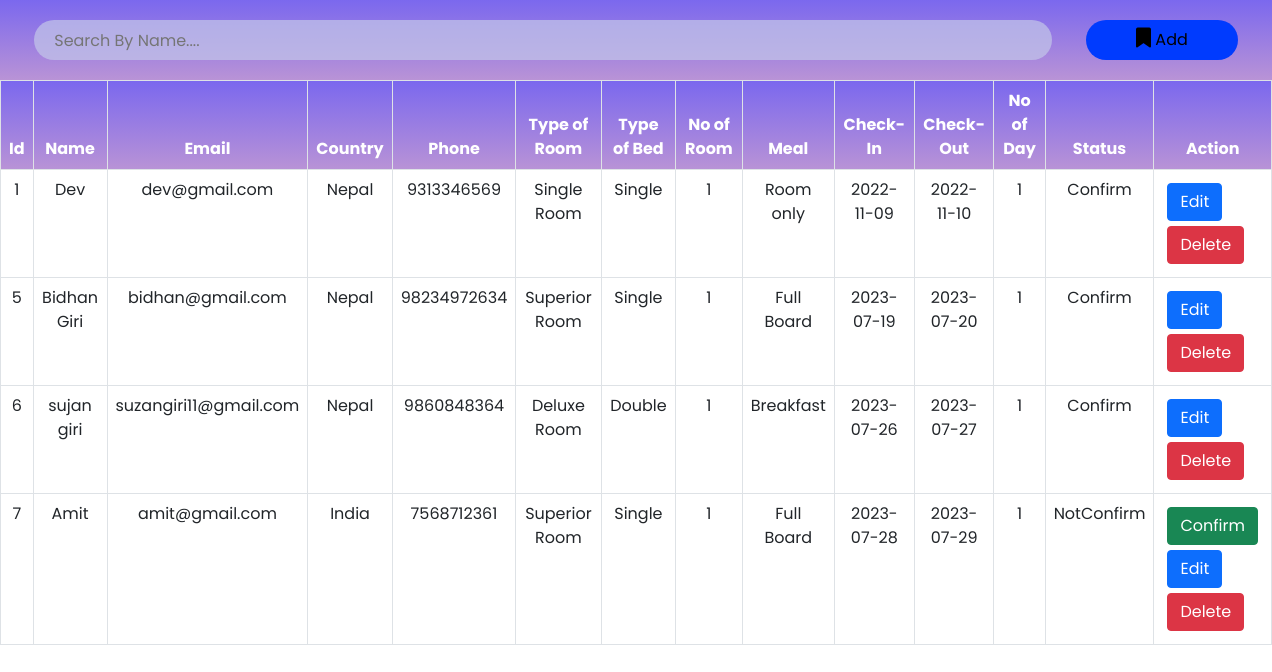
The page /admin/roombook.php on the database its author committed.
### tables this page shows
CREATE TABLE `roombook` (
  `id` int(10) NOT NULL,
  `Name` varchar(50) NOT NULL,
  `Email` varchar(50) NOT NULL,
  `Country` varchar(30) NOT NULL,
  `Phone` varchar(30) NOT NULL,
  `RoomType` varchar(30) NOT NULL,
  `Bed` varchar(30) NOT NULL,
  `Meal` varchar(30) NOT NULL,
  `NoofRoom` varchar(30) NOT NULL,
  `cin` date NOT NULL,
  `cout` date NOT NULL,
  `nodays` int(50) NOT NULL,
  `stat` varchar(30) NOT NULL
);

### admin/roombook.php (the view, shortened to what this page needs)
<?php
include '../config.php';
?>
<!DOCTYPE html>
<html lang="en">
<head>
    <link href="https://cdn.jsdelivr.net/npm/bootstrap@5.0.2/dist/css/bootstrap.min.css" rel="stylesheet">
    <link rel="stylesheet" href="https://cdnjs.cloudflare.com/ajax/libs/font-awesome/6.2.0/css/all.min.css" />
    <link rel="stylesheet" href="./css/roombook.css">
</head>
<body>
    <div class="searchsection">
        <input type="text" name="search_bar" id="search_bar" placeholder="Search By Name...." onkeyup="searchFun()">
        <button class="adduser" id="adduser" onclick="adduseropen()"><i class="fa-solid fa-bookmark"></i> Add</button>
    </div>
    <div class="roombooktable" class="table-responsive-xl">
        <?php
            $roombooktablesql = "SELECT * FROM roombook";
            $roombookresult = mysqli_query($conn, $roombooktablesql);
        ?>
        <table class="table table-bordered" id="table-data">
            <thead>
                <tr>
                    <th scope="col">Id</th>
                    <th scope="col">Name</th>
                    <th scope="col">Email</th>
                    <th scope="col">Country</th>
                    <th scope="col">Phone</th>
                    <th scope="col">Type of Room</th>
                    <th scope="col">Type of Bed</th>
                    <th scope="col">No of Room</th>
                    <th scope="col">Meal</th>
                    <th scope="col">Check-In</th>
                    <th scope="col">Check-Out</th>
                    <th scope="col">No of Day</th>
                    <th scope="col">Status</th>
                    <th scope="col" class="action">Action</th>
                </tr>
            </thead>
            <tbody>
            <?php
            while ($res = mysqli_fetch_array($roombookresult)) {
            ?>
                <tr>
                    <td><?php echo $res['id'] ?></td>
                    <td><?php echo $res['Name'] ?></td>
                    <td><?php echo $res['Email'] ?></td>
                    <td><?php echo $res['Country'] ?></td>
                    <td><?php echo $res['Phone'] ?></td>
                    <td><?php echo $res['RoomType'] ?></td>
                    <td><?php echo $res['Bed'] ?></td>
                    <td><?php echo $res['NoofRoom'] ?></td>
                    <td><?php echo $res['Meal'] ?></td>
                    <td><?php echo $res['cin'] ?></td>
                    <td><?php echo $res['cout'] ?></td>
                    <td><?php echo $res['nodays'] ?></td>
                    <td><?php echo $res['stat'] ?></td>
                    <td class="action">
                        <?php
                            if($res['stat'] == "Confirm")
                            {
                                echo " ";
                            }
                            else
                            {
                                echo "<a href='roomconfirm.php?id=". $res['id'] ."'><button class='btn btn-success'>Confirm</button></a>";
                            }
                        ?>
                        <a href="roombookedit.php?id=<?php echo $res['id'] ?>"><button class="btn btn-primary">Edit</button></a>
                        <a href="roombookdelete.php?id=<?php echo $res['id'] ?>"><button class='btn btn-danger'>Delete</button></a>
                    </td>
                </tr>
            <?php
            }
            ?>
            </tbody>
        </table>
    </div>
</body>
</html>

### admin/css/roombook.css (style rules this page uses)
:root { --bg-text-shadow: 0 2px 4px rgb(13 0 77 / 8%), 0 3px 6px rgb(13 0 77 / 8%), 0 8px 16px rgb(13 0 77 / 8%); --bg-box-shadow: 0px 0px 20px 6px rgba(26, 30, 164, 0.31); }
body { background-color: #ffff; }
* { margin: 0; padding: 0; font-family: 'Poppins', sans-serif; }
i { font-size: 20px; }
.searchsection { height: 80px; width: 100%; display: flex; justify-content: space-evenly; align-items: center; background: linear-gradient(to bottom, #7B68EE, #B993D6); position: fixed; z-index: 500; }
#search_bar { height: 40px; width: 80%; border: none; background-color: rgba(195, 198, 233, 0.714); padding-left: 20px; border-radius: 30px; }
#adduser { height: 40px; background-color: rgb(0, 59, 254); border: none; border-radius: 30px; padding: 0 50px; }
a { color: black; }
.roombooktable { position: absolute; color: black; margin-top: 80px; width: 100%; height: 100vh; padding-bottom: 900px; }
.roombooktable thead { background: linear-gradient(to bottom, #7B68EE, #B993D6); color: white; text-align: center; }
.roombooktable tbody { text-align: center; }
.action a { text-decoration: none; }
.action button { display: flex; flex-wrap: wrap; margin: 5px; }

### rows shown on the page
roombook: id "1", Name "Dev", Email "dev@gmail.com", Country "Nepal", Phone "9313346569", RoomType "Single Room", Bed "Single", NoofRoom "1", Meal "Room only", cin "2022-11-09", cout "2022-11-10", nodays "1", stat "Confirm"
roombook: id "5", Name "Bidhan Giri", Email "bidhan@gmail.com", Country "Nepal", Phone "98234972634", RoomType "Superior Room", Bed "Single", NoofRoom "1", Meal "Full Board", cin "2023-07-19", cout "2023-07-20", nodays "1", stat "Confirm"
roombook: id "6", Name "sujan giri", Email "suzangiri11@gmail.com", Country "Nepal", Phone "9860848364", RoomType "Deluxe Room", Bed "Double", NoofRoom "1", Meal "Breakfast", cin "2023-07-26", cout "2023-07-27", nodays "1", stat "Confirm"
roombook: id "7", Name "Amit", Email "amit@gmail.com", Country "India", Phone "7568712361", RoomType "Superior Room", Bed "Single", NoofRoom "1", Meal "Full Board", cin "2023-07-28", cout "2023-07-29", nodays "1", stat "NotConfirm"
